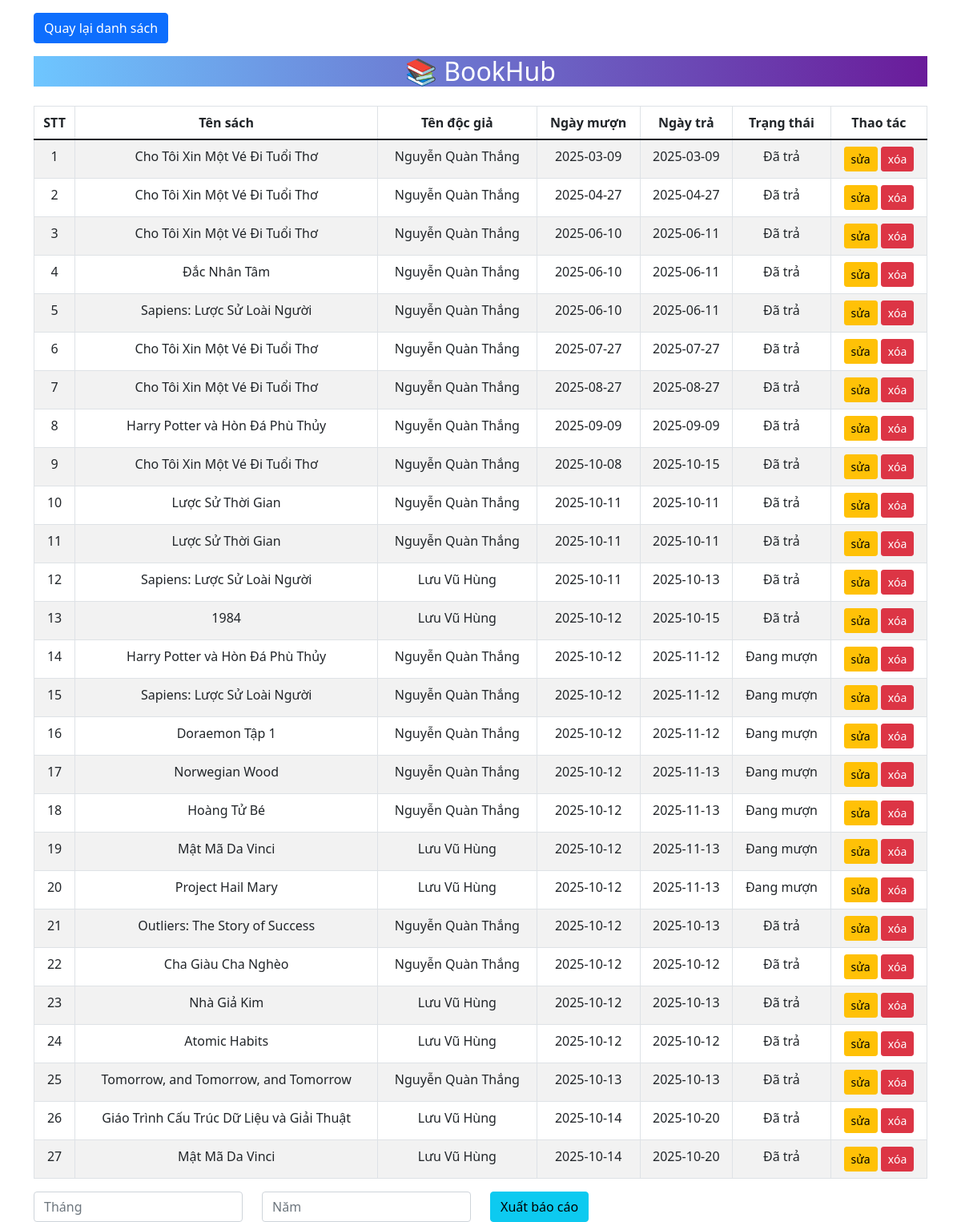
Page /muontra/timkiemmuontra.php (signed in) on the committed database.
### tables this page shows
CREATE TABLE `phieu_muon` (
  `ma_phieu_muon` int(11) NOT NULL,
  `ma_doc_gia` int(11) DEFAULT NULL,
  `ngay_muon` date NOT NULL,
  `ngay_tra` date NOT NULL,
  `trang_thai` enum('Đang mượn','Đã trả','Trả muộn') NOT NULL DEFAULT 'Đang mượn'
);

CREATE TABLE `sach` (
  `ma_sach` int(11) NOT NULL,
  `ma_tac_gia` int(11) DEFAULT NULL,
  `ma_the_loai` int(11) DEFAULT NULL,
  `ten_sach` varchar(255) NOT NULL,
  `nam_xuat_ban` year(4) NOT NULL,
  `nha_xuat_ban` varchar(255) DEFAULT NULL,
  `so_luong` int(11) NOT NULL DEFAULT 0,
  `ngay_them` date NOT NULL
);

CREATE TABLE `doc_gia` (
  `ma_doc_gia` int(11) NOT NULL,
  `ten_doc_gia` varchar(255) NOT NULL,
  `ngay_sinh` date NOT NULL,
  `so_dien_thoai` varchar(15) NOT NULL,
  `created_at` timestamp NOT NULL DEFAULT current_timestamp(),
  `email` varchar(255) NOT NULL,
  `mat_khau` varchar(255) DEFAULT NULL
);

### muontra/timkiemmuontra.php (the view, shortened to what this page needs)
<?php
require_once "../config.php";
?>
<!DOCTYPE html>
<html lang="vi">
<head>
    <link href="https://cdn.jsdelivr.net/npm/bootstrap@5.1.3/dist/css/bootstrap.min.css" rel="stylesheet">
</head>
<body>
    <div class="container mt-3">
        <a href="hienthimuontra.php" class="btn btn-primary mb-3">Quay lại danh sách</a>
        <h2 class="text-center text-white mb-4" style="background: linear-gradient(to right, #6EC6FF, #6A1B9A);">
            📚 BookHub
        </h2>
        <?php
        $where = '';
        $sql = "SELECT pm.ma_phieu_muon, s.ten_sach, dg.ten_doc_gia, pm.ngay_muon, pm.ngay_tra, pm.trang_thai
                FROM phieu_muon pm
                JOIN doc_gia dg ON pm.ma_doc_gia = dg.ma_doc_gia
                JOIN chi_tiet_phieu_muon ct ON pm.ma_phieu_muon = ct.ma_phieu_muon
                JOIN sach s ON ct.ma_sach = s.ma_sach
                $where
                ORDER BY pm.ngay_muon ASC";
        $res = mysqli_query($conn,$sql);
        ?>
        <table class="table table-bordered table-striped text-center">
            <thead>
                <tr>
                    <th>STT</th>
                    <th>Tên sách</th>
                    <th>Tên độc giả</th>
                    <th>Ngày mượn</th>
                    <th>Ngày trả</th>
                    <th>Trạng thái</th>
                    <th>Thao tác</th>
                </tr>
            </thead>
            <tbody>
                <?php
                $index = 0;
                if($res && mysqli_num_rows($res) > 0){
                    while($rows = mysqli_fetch_assoc($res)){
                        $index++;
                        $id = $rows['ma_phieu_muon'];
                        echo "<tr>";
                        echo "<td>{$index}</td>";
                        echo "<td>{$rows['ten_sach']}</td>";
                        echo "<td>{$rows['ten_doc_gia']}</td>";
                        echo "<td>{$rows['ngay_muon']}</td>";
                        echo "<td>{$rows['ngay_tra']}</td>";
                        echo "<td>{$rows['trang_thai']}</td>";
                        echo "<td>
                                <a class='btn btn-warning btn-sm' href='chinhsuamuontra.php?id={$id}'>sửa</a>
                                <a class='btn btn-danger btn-sm' href='xoamuontra.php?id={$id}'>xóa</a>
                              </td>";
                        echo "</tr>";
                    }
                } else {
                    echo "<tr><td colspan='7'>Không tìm thấy kết quả phù hợp.</td></tr>";
                }
                ?>
            </tbody>
        </table>
        <form method="GET" action="xuatbaocaomuontra.php" class="mt-3">
            <div class="row">
                <div class="col-sm-3">
                    <input type="number" class="form-control" name="thang" placeholder="Tháng" min="1" max="12" required>
                </div>
                <div class="col-sm-3">
                    <input type="number" class="form-control" name="nam" placeholder="Năm" min="2000" max="2100" required>
                </div>
                <div class="col-sm-3">
                    <button class="btn btn-info" type="submit">Xuất báo cáo</button>
                </div>
            </div>
        </form>
    </div>
</body>
</html>

### muontra/timkiemmuontra.php (style rules this page uses)
a { text-decoration:none; }

### rows in the picture
phieu_muon: sach.ten_sach "Cho Tôi Xin Một Vé Đi Tuổi Thơ", ma_doc_gia.ten_doc_gia "Nguyễn Quàn Thắng", ngay_muon "2025-03-09", ngay_tra "2025-03-09", trang_thai "Đã trả"
phieu_muon: sach.ten_sach "Cho Tôi Xin Một Vé Đi Tuổi Thơ", ma_doc_gia.ten_doc_gia "Nguyễn Quàn Thắng", ngay_muon "2025-04-27", ngay_tra "2025-04-27", trang_thai "Đã trả"
phieu_muon: sach.ten_sach "Cho Tôi Xin Một Vé Đi Tuổi Thơ", ma_doc_gia.ten_doc_gia "Nguyễn Quàn Thắng", ngay_muon "2025-06-10", ngay_tra "2025-06-11", trang_thai "Đã trả", sach.ten_sach "Đắc Nhân Tâm", sach.ten_sach "Sapiens: Lược Sử Loài Người"
phieu_muon: sach.ten_sach "Cho Tôi Xin Một Vé Đi Tuổi Thơ", ma_doc_gia.ten_doc_gia "Nguyễn Quàn Thắng", ngay_muon "2025-07-27", ngay_tra "2025-07-27", trang_thai "Đã trả"
phieu_muon: sach.ten_sach "Cho Tôi Xin Một Vé Đi Tuổi Thơ", ma_doc_gia.ten_doc_gia "Nguyễn Quàn Thắng", ngay_muon "2025-08-27", ngay_tra "2025-08-27", trang_thai "Đã trả"
phieu_muon: sach.ten_sach "Harry Potter và Hòn Đá Phù Thủy", ma_doc_gia.ten_doc_gia "Nguyễn Quàn Thắng", ngay_muon "2025-09-09", ngay_tra "2025-09-09", trang_thai "Đã trả"
phieu_muon: sach.ten_sach "Cho Tôi Xin Một Vé Đi Tuổi Thơ", ma_doc_gia.ten_doc_gia "Nguyễn Quàn Thắng", ngay_muon "2025-10-08", ngay_tra "2025-10-15", trang_thai "Đã trả"
phieu_muon: sach.ten_sach "Lược Sử Thời Gian", ma_doc_gia.ten_doc_gia "Nguyễn Quàn Thắng", ngay_muon "2025-10-11", ngay_tra "2025-10-11", trang_thai "Đã trả"
phieu_muon: sach.ten_sach "Lược Sử Thời Gian", ma_doc_gia.ten_doc_gia "Nguyễn Quàn Thắng", ngay_muon "2025-10-11", ngay_tra "2025-10-11", trang_thai "Đã trả"
phieu_muon: sach.ten_sach "Sapiens: Lược Sử Loài Người", ma_doc_gia.ten_doc_gia "Lưu Vũ Hùng", ngay_muon "2025-10-11", ngay_tra "2025-10-13", trang_thai "Đã trả"
phieu_muon: sach.ten_sach "1984", ma_doc_gia.ten_doc_gia "Lưu Vũ Hùng", ngay_muon "2025-10-12", ngay_tra "2025-10-15", trang_thai "Đã trả"
phieu_muon: sach.ten_sach "Harry Potter và Hòn Đá Phù Thủy", ma_doc_gia.ten_doc_gia "Nguyễn Quàn Thắng", ngay_muon "2025-10-12", ngay_tra "2025-11-12", trang_thai "Đang mượn", sach.ten_sach "Sapiens: Lược Sử Loài Người", sach.ten_sach "Doraemon Tập 1"
phieu_muon: sach.ten_sach "Norwegian Wood", ma_doc_gia.ten_doc_gia "Nguyễn Quàn Thắng", ngay_muon "2025-10-12", ngay_tra "2025-11-13", trang_thai "Đang mượn", sach.ten_sach "Hoàng Tử Bé"
phieu_muon: sach.ten_sach "Mật Mã Da Vinci", ma_doc_gia.ten_doc_gia "Lưu Vũ Hùng", ngay_muon "2025-10-12", ngay_tra "2025-11-13", trang_thai "Đang mượn", sach.ten_sach "Project Hail Mary"
phieu_muon: sach.ten_sach "Outliers: The Story of Success", ma_doc_gia.ten_doc_gia "Nguyễn Quàn Thắng", ngay_muon "2025-10-12", ngay_tra "2025-10-13", trang_thai "Đã trả"
phieu_muon: sach.ten_sach "Cha Giàu Cha Nghèo", ma_doc_gia.ten_doc_gia "Nguyễn Quàn Thắng", ngay_muon "2025-10-12", ngay_tra "2025-10-12", trang_thai "Đã trả"
phieu_muon: sach.ten_sach "Nhà Giả Kim", ma_doc_gia.ten_doc_gia "Lưu Vũ Hùng", ngay_muon "2025-10-12", ngay_tra "2025-10-13", trang_thai "Đã trả"
phieu_muon: sach.ten_sach "Atomic Habits", ma_doc_gia.ten_doc_gia "Lưu Vũ Hùng", ngay_muon "2025-10-12", ngay_tra "2025-10-12", trang_thai "Đã trả"
phieu_muon: sach.ten_sach "Tomorrow, and Tomorrow, and Tomorrow", ma_doc_gia.ten_doc_gia "Nguyễn Quàn Thắng", ngay_muon "2025-10-13", ngay_tra "2025-10-13", trang_thai "Đã trả"
phieu_muon: sach.ten_sach "Giáo Trình Cấu Trúc Dữ Liệu và Giải Thuật", ma_doc_gia.ten_doc_gia "Lưu Vũ Hùng", ngay_muon "2025-10-14", ngay_tra "2025-10-20", trang_thai "Đã trả", sach.ten_sach "Mật Mã Da Vinci"
